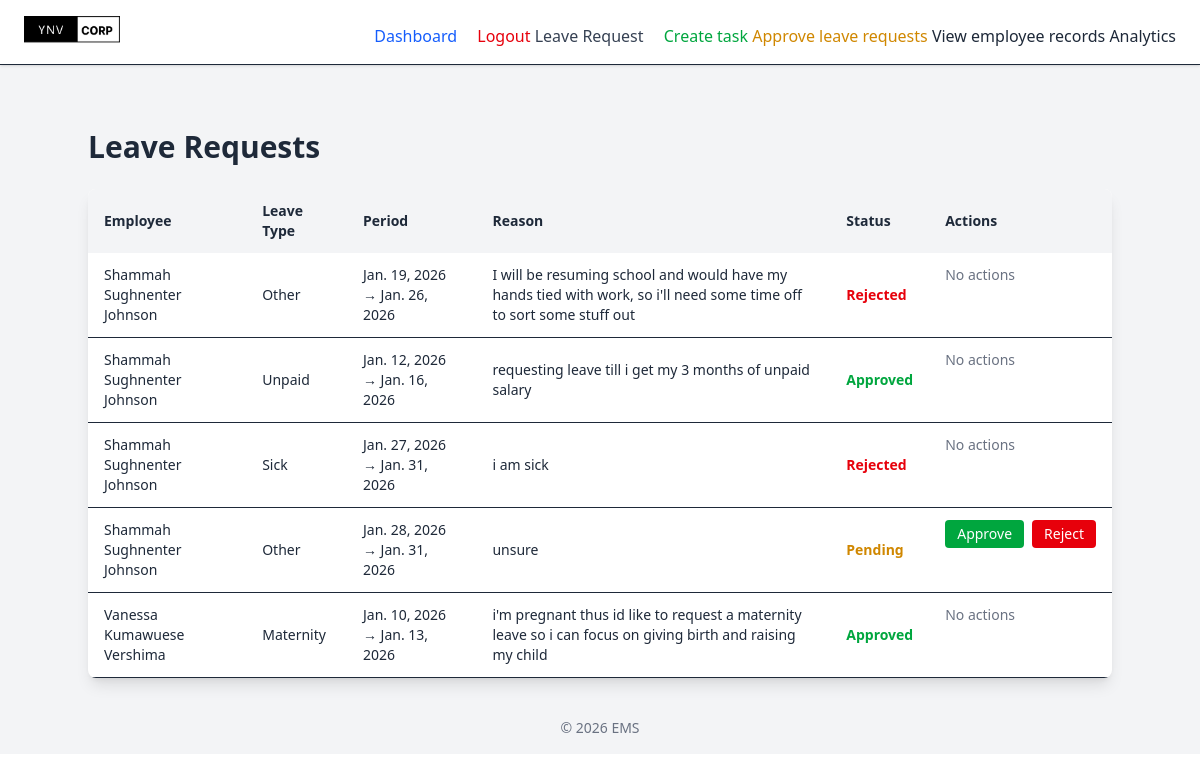
Page /leave-approval/ (signed in) on the earlier database version.
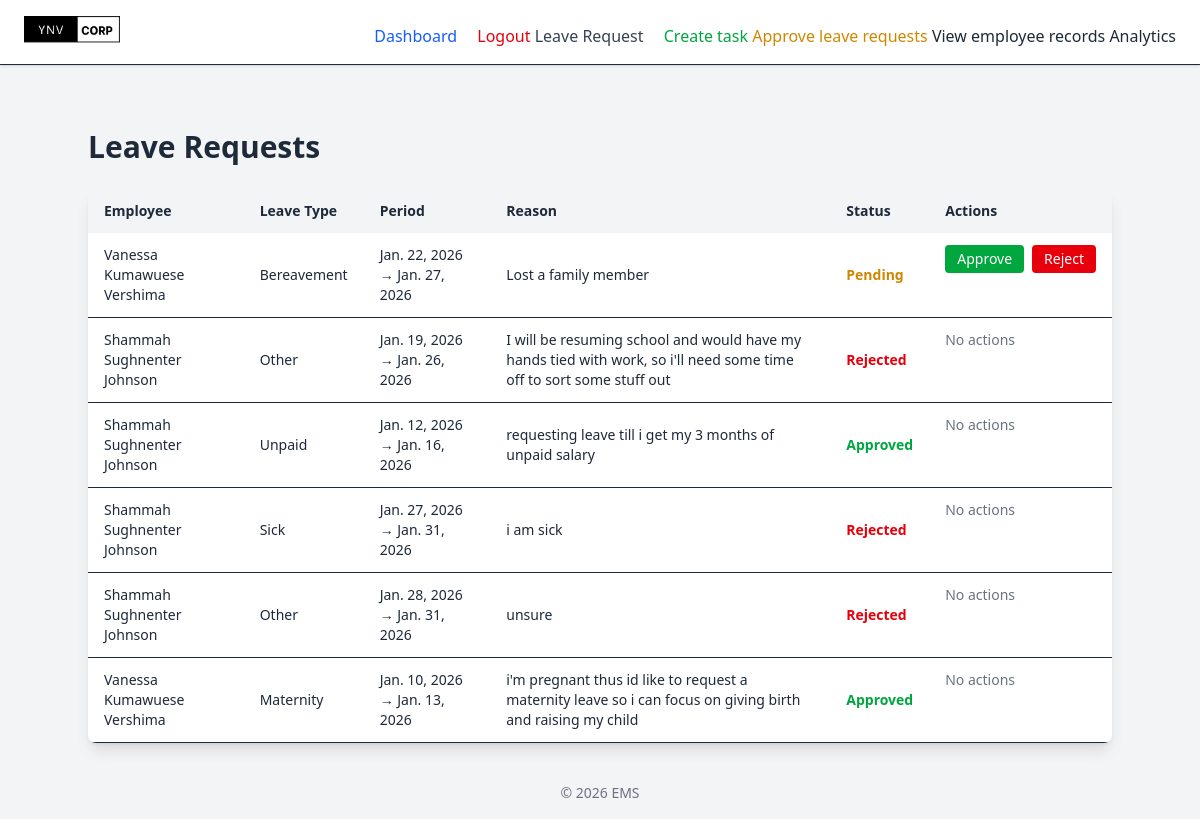
Same page on the later database version.
### employee/models.py (models this page shows, shortened)
class LeaveRequest(models.Model):
    STATUS_CHOICES = [
        ('Pending', 'Pending'),
        ('Approved', 'Approved'),
        ('Rejected', 'Rejected'),
    ] # status choices for the leave request
    LEAVE_TYPE=(
        ('sick', 'SICK'),
        ('annual', 'ANNUAL'),
        ('unpaid', 'UNPAID'),
        ('maternity', 'MATERNITY'),
        ('paternity', 'PATERNITY'),
        ('bereavement', 'BEREAVEMENT'),
        ('other', 'OTHER'),
        )
    employee = models.ForeignKey(Employee, on_delete=models.CASCADE, related_name='leave_requests')
    start_date = models.DateField() #date field for start date
    end_date = models.DateField() #date field for end date
    reason = models.TextField() #reason for leave field
    leave_type = models.CharField(max_length=20, choices=LEAVE_TYPE, default='other') #leave type field with choices
    status = models.CharField(max_length=10, choices=STATUS_CHOICES, default='Pending') #status field with choices
    applied_on = models.DateField(auto_now_add=True) #date field for applied on
    updated_at = models.DateTimeField(auto_now=True)
    class Meta:
        ordering = ['-applied_on']
        verbose_name = "Leave Request"
        verbose_name_plural = "Leave Requests"

class Employee(AbstractUser):
    GENDER_CHOICES=(
        ('male', 'MALE'),
        ('female', 'FEMALE'),
        )
    POSITION_CHOICES=(
        ('manager', 'MANAGER'),
        ('developer', 'DEVELOPER'),
        ('designer', 'DESIGNER'),
        ('tester', 'TESTER'),
        ('hr manager', 'HR MANAGER'),
        ('intern', 'INTERN'),
        ('software engineer', 'SOFTWARE ENGINEER'),
        ('data scientist', 'DATA SCIENTIST'),
        ('product manager', 'PRODUCT MANAGER'),
        ('business analyst', 'BUSINESS ANALYST'),
        ('devops engineer', 'DEVOPS ENGINEER'),
        ('system administrator', 'SYSTEM ADMINISTRATOR'),
        ('network engineer', 'NETWORK ENGINEER'),
        ('technical support', 'TECHNICAL SUPPORT'),
        ('it consultant', 'IT CONSULTANT'),
        ('other', 'OTHER'),
    )
    DEPARTMENT_CHOICES=(
        ('sales', 'SALES'),
        ('resarch & development', 'RESEARCH & DEVELOPMENT'),
        ('software development', 'SOFTWARE DEVELOPMENT'),
        ('product research', 'PRODUCT RESEARCH'),
        ('marketing', 'MARKETING'),
        ('human resource', 'HUMAN RESOURCE'),
        ('legal','LEGAL'),
        ('customer service', 'CUSTOMER SERVICE')
    )
    full_name = models.CharField(max_length=200, blank=True)
    username = None
    email = models.EmailField(unique=True)
    gender = models.CharField(max_length=10, choices=GENDER_CHOICES)
    position = models.CharField(max_length=200, blank=True, choices=POSITION_CHOICES)
    date_of_birth = models.DateField(null=True)
    employment_date = models.DateField(default=date.today)
    phone_number = models.CharField(max_length=15, blank=True)
    address = models.CharField(max_length=200, blank=True)
    employee_id = models.CharField(max_length=20, unique=True, blank=True)
    department = models.CharField(max_length=100, blank=True, choices=DEPARTMENT_CHOICES)
    salary = models.DecimalField(max_digits=12, decimal_places=2, default=Decimal('100000.00'))
    salary_currency = models.CharField(max_length=3, default='NGN', editable=False)
    USERNAME_FIELD = 'email'
    REQUIRED_FIELDS = []

### employee/views.py (the view)
# urls.py: path('leave-approval/', ApproveLeaveRequestView.as_view(), name='leave_approve'),
class ApproveLeaveRequestView(LoginRequiredMixin, AdminOnlyMixin, ListView):
    model = LeaveRequest
    template_name = 'employee/leave_approval.html'
    context_object_name = 'leave_requests'

### employee/views.py (called while the page is built)
    def test_func(self):
        return self.request.user.is_superuser

### employee/templates/employee/leave_approval.html
{% extends "employee/base.html" %}
{% block content %}
{% load static %}
<div class="max-w-5xl mx-auto mt-10">
  <h1 class="text-3xl font-bold mb-6">Leave Requests</h1>
  <div class="bg-white shadow-lg rounded-lg overflow-hidden">
    <table class="min-w-full text-left text-sm">
      <thead class="bg-gray-100">
        <tr>
          <th class="px-4 py-3">Employee</th>
          <th class="px-4 py-3">Leave Type</th>
          <th class="px-4 py-3">Period</th>
          <th class="px-4 py-3">Reason</th>
          <th class="px-4 py-3">Status</th>
          <th class="px-4 py-3">Actions</th>
        </tr>
      </thead>
      <tbody>
        {% for req in leave_requests %}
        <tr class="border-b">
          <td class="px-4 py-3">{{ req.employee.full_name }}</td>
          <td class="px-4 py-3 capitalize">{{ req.leave_type }}</td>
          <td class="px-4 py-3">{{ req.start_date }} → {{ req.end_date }}</td>
          <td class="px-4 py-3">{{ req.reason }}</td>
          <td class="px-4 py-3 font-semibold">
            {% if req.status == "Pending" %}
            <span class="text-yellow-600">Pending</span>
            {% elif req.status == "Approved" %}
            <span class="text-green-600">Approved</span>
            {% else %}
            <span class="text-red-600">Rejected</span>
            {% endif %}
          </td>
          <td class="px-4 py-3 flex gap-2">
            {% if req.status == "Pending" %}
            <a
              href="{% url 'update-leave' req.id 'approve' %}"
              class="px-3 py-1 bg-green-600 text-white rounded"
            >
              Approve
            </a>
            <a
              href="{% url 'update-leave' req.id 'reject' %}"
              class="px-3 py-1 bg-red-600 text-white rounded"
            >
              Reject
            </a>
            {% else %}
            <span class="text-gray-500">No actions</span>
            {% endif %}
          </td>
        </tr>
        {% endfor %}
      </tbody>
    </table>
  </div>
</div>
{% endblock %}

Differences in the rows shown:
added LeaveRequest: employee.full_name "Vanessa Kumawuese Vershima", leave_type "Bereavement", start_date "Jan. 22, 2026", end_date "Jan. 27, 2026", reason "Lost a family member", status "Pending"
changed LeaveRequest "Jan. 28, 2026": status "Pending Approve Reject" → "Rejected No actions"
